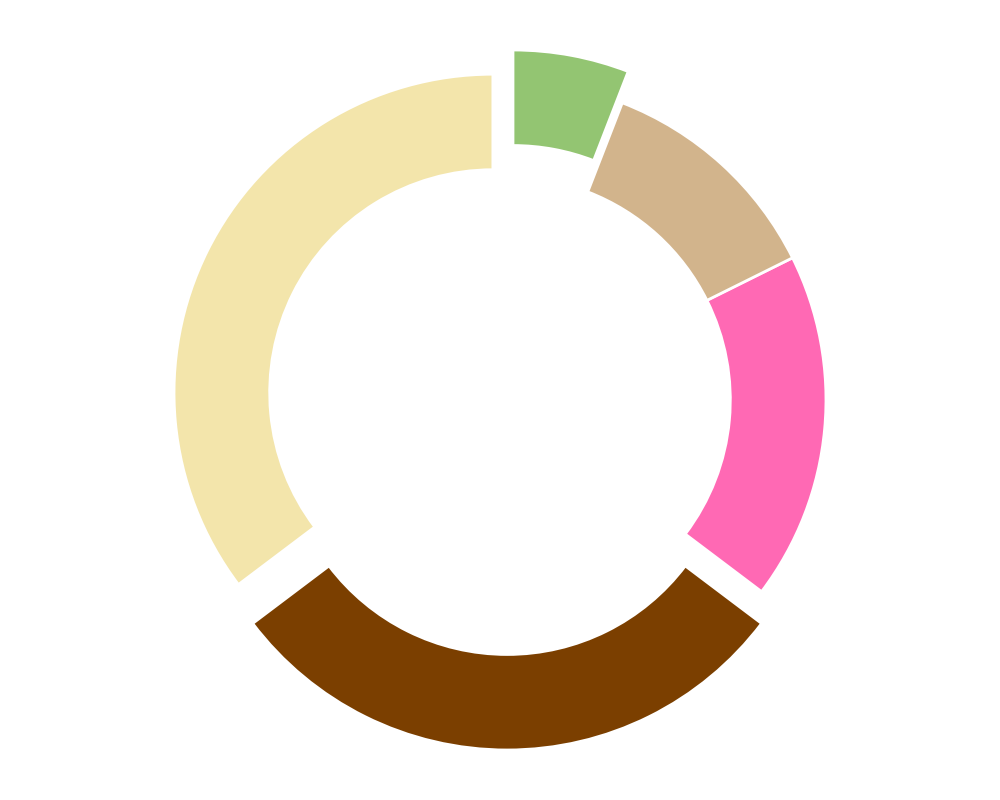

Generate this figure with Python:
import matplotlib.pyplot as plt

percentages = [30, 25, 15, 10, 5]
colors = ['#f3e5ab', '#7b3f00', '#ff69b4', '#d2b48c', '#93c572']
explode = (0.05, 0.1, 0, 0, 0.1)

fig, ax = plt.subplots(figsize=(10, 8))

# Draw a donut pie chart by adjusting wedgeprops
wedges, _ = ax.pie(
    percentages, 
    startangle=90,
    colors=colors,
    explode=explode,
    wedgeprops=dict(width=0.3, edgecolor='w', lw=2)  # Adjusting width for the donut shape
)

ax.axis('equal')

plt.tight_layout()
plt.show()
